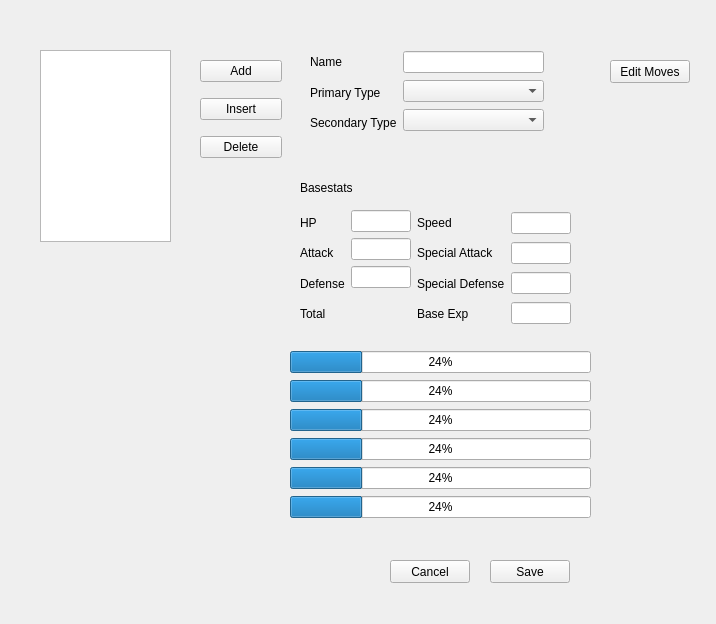
<?xml version="1.0" encoding="UTF-8"?>
<ui version="4.0">
 <class>AnimalsWindow</class>
 <widget class="QWidget" name="AnimalsWindow">
  <property name="geometry">
   <rect>
    <x>0</x>
    <y>0</y>
    <width>716</width>
    <height>624</height>
   </rect>
  </property>
  <property name="windowTitle">
   <string>Form</string>
  </property>
  <widget class="QPushButton" name="pushButton_Save">
   <property name="geometry">
    <rect>
     <x>490</x>
     <y>560</y>
     <width>80</width>
     <height>23</height>
    </rect>
   </property>
   <property name="text">
    <string>Save</string>
   </property>
  </widget>
  <widget class="QPushButton" name="pushButton_Cancel">
   <property name="geometry">
    <rect>
     <x>390</x>
     <y>560</y>
     <width>80</width>
     <height>23</height>
    </rect>
   </property>
   <property name="text">
    <string>Cancel</string>
   </property>
  </widget>
  <widget class="QListView" name="listView">
   <property name="geometry">
    <rect>
     <x>40</x>
     <y>50</y>
     <width>131</width>
     <height>192</height>
    </rect>
   </property>
  </widget>
  <widget class="QLabel" name="label_4">
   <property name="geometry">
    <rect>
     <x>300</x>
     <y>180</y>
     <width>59</width>
     <height>15</height>
    </rect>
   </property>
   <property name="text">
    <string>Basestats</string>
   </property>
  </widget>
  <widget class="QWidget" name="layoutWidget">
   <property name="geometry">
    <rect>
     <x>200</x>
     <y>50</y>
     <width>82</width>
     <height>121</height>
    </rect>
   </property>
   <layout class="QVBoxLayout" name="verticalLayout">
    <item>
     <widget class="QPushButton" name="pushButton_Add">
      <property name="text">
       <string>Add</string>
      </property>
     </widget>
    </item>
    <item>
     <widget class="QPushButton" name="pushButton_Insert">
      <property name="text">
       <string>Insert</string>
      </property>
     </widget>
    </item>
    <item>
     <widget class="QPushButton" name="pushButton_Delete">
      <property name="text">
       <string>Delete</string>
      </property>
     </widget>
    </item>
   </layout>
  </widget>
  <widget class="QWidget" name="layoutWidget">
   <property name="geometry">
    <rect>
     <x>310</x>
     <y>50</y>
     <width>234</width>
     <height>85</height>
    </rect>
   </property>
   <layout class="QHBoxLayout" name="horizontalLayout">
    <item>
     <layout class="QVBoxLayout" name="verticalLayout_3">
      <item>
       <widget class="QLabel" name="label">
        <property name="text">
         <string>Name</string>
        </property>
       </widget>
      </item>
      <item>
       <widget class="QLabel" name="label_2">
        <property name="text">
         <string>Primary Type</string>
        </property>
       </widget>
      </item>
      <item>
       <widget class="QLabel" name="label_3">
        <property name="text">
         <string>Secondary Type</string>
        </property>
       </widget>
      </item>
     </layout>
    </item>
    <item>
     <layout class="QVBoxLayout" name="verticalLayout_2">
      <item>
       <widget class="QLineEdit" name="lineEdit_Name"/>
      </item>
      <item>
       <widget class="QComboBox" name="comboBox_Primary"/>
      </item>
      <item>
       <widget class="QComboBox" name="comboBox_Secondary"/>
      </item>
     </layout>
    </item>
   </layout>
  </widget>
  <widget class="QWidget" name="layoutWidget">
   <property name="geometry">
    <rect>
     <x>290</x>
     <y>350</y>
     <width>301</width>
     <height>170</height>
    </rect>
   </property>
   <layout class="QVBoxLayout" name="verticalLayout_8">
    <item>
     <widget class="QProgressBar" name="progressBar_HP">
      <property name="autoFillBackground">
       <bool>false</bool>
      </property>
      <property name="value">
       <number>24</number>
      </property>
     </widget>
    </item>
    <item>
     <widget class="QProgressBar" name="progressBar_Attack">
      <property name="autoFillBackground">
       <bool>false</bool>
      </property>
      <property name="value">
       <number>24</number>
      </property>
     </widget>
    </item>
    <item>
     <widget class="QProgressBar" name="progressBar_Defense">
      <property name="autoFillBackground">
       <bool>false</bool>
      </property>
      <property name="value">
       <number>24</number>
      </property>
     </widget>
    </item>
    <item>
     <widget class="QProgressBar" name="progressBar_Speed">
      <property name="autoFillBackground">
       <bool>false</bool>
      </property>
      <property name="value">
       <number>24</number>
      </property>
     </widget>
    </item>
    <item>
     <widget class="QProgressBar" name="progressBar_SpecialAttack">
      <property name="autoFillBackground">
       <bool>false</bool>
      </property>
      <property name="value">
       <number>24</number>
      </property>
     </widget>
    </item>
    <item>
     <widget class="QProgressBar" name="progressBar_SpecialDefense">
      <property name="autoFillBackground">
       <bool>false</bool>
      </property>
      <property name="value">
       <number>24</number>
      </property>
     </widget>
    </item>
   </layout>
  </widget>
  <widget class="QWidget" name="layoutWidget">
   <property name="geometry">
    <rect>
     <x>300</x>
     <y>210</y>
     <width>271</width>
     <height>116</height>
    </rect>
   </property>
   <layout class="QHBoxLayout" name="horizontalLayout_4">
    <item>
     <layout class="QHBoxLayout" name="horizontalLayout_2">
      <item>
       <layout class="QVBoxLayout" name="verticalLayout_4">
        <item>
         <widget class="QLabel" name="label_5">
          <property name="text">
           <string>HP</string>
          </property>
         </widget>
        </item>
        <item>
         <widget class="QLabel" name="label_6">
          <property name="text">
           <string>Attack</string>
          </property>
         </widget>
        </item>
        <item>
         <widget class="QLabel" name="label_7">
          <property name="text">
           <string>Defense</string>
          </property>
         </widget>
        </item>
        <item>
         <widget class="QLabel" name="label_12">
          <property name="text">
           <string>Total</string>
          </property>
         </widget>
        </item>
       </layout>
      </item>
      <item>
       <layout class="QVBoxLayout" name="verticalLayout_5">
        <item>
         <widget class="QLineEdit" name="lineEdit_HP"/>
        </item>
        <item>
         <widget class="QLineEdit" name="lineEdit_Attack"/>
        </item>
        <item>
         <widget class="QLineEdit" name="lineEdit_Defense"/>
        </item>
        <item>
         <widget class="QLabel" name="label_Total">
          <property name="text">
           <string/>
          </property>
         </widget>
        </item>
       </layout>
      </item>
     </layout>
    </item>
    <item>
     <layout class="QHBoxLayout" name="horizontalLayout_3">
      <item>
       <layout class="QVBoxLayout" name="verticalLayout_7">
        <item>
         <widget class="QLabel" name="label_8">
          <property name="text">
           <string>Speed</string>
          </property>
         </widget>
        </item>
        <item>
         <widget class="QLabel" name="label_9">
          <property name="text">
           <string>Special Attack</string>
          </property>
         </widget>
        </item>
        <item>
         <widget class="QLabel" name="label_10">
          <property name="text">
           <string>Special Defense</string>
          </property>
         </widget>
        </item>
        <item>
         <widget class="QLabel" name="label_11">
          <property name="text">
           <string>Base Exp</string>
          </property>
         </widget>
        </item>
       </layout>
      </item>
      <item>
       <layout class="QVBoxLayout" name="verticalLayout_6">
        <item>
         <widget class="QLineEdit" name="lineEdit_Speed"/>
        </item>
        <item>
         <widget class="QLineEdit" name="lineEdit_SpecialAttack"/>
        </item>
        <item>
         <widget class="QLineEdit" name="lineEdit_SpecialDefense"/>
        </item>
        <item>
         <widget class="QLineEdit" name="lineEdit_BaseXP"/>
        </item>
       </layout>
      </item>
     </layout>
    </item>
   </layout>
  </widget>
  <widget class="QPushButton" name="pushButton_EditMoves">
   <property name="geometry">
    <rect>
     <x>610</x>
     <y>60</y>
     <width>80</width>
     <height>23</height>
    </rect>
   </property>
   <property name="text">
    <string>Edit Moves</string>
   </property>
  </widget>
 </widget>
 <resources/>
 <connections/>
</ui>
